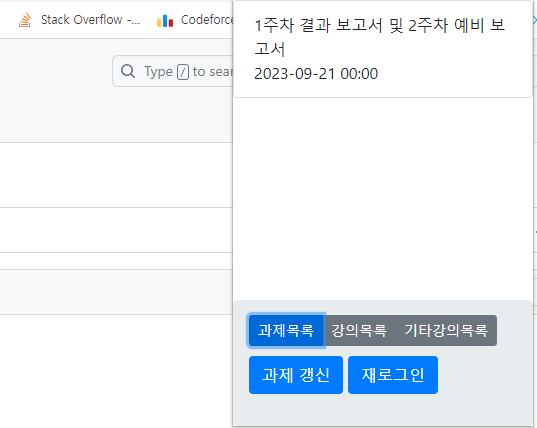
#> input picture preview/1.png, 537 x 428 px; its folder holds 3 pictures in this run
$ python resize_preview.py   (older library calls are emulated)
#> lines starting #> are read from the running program, lines starting #| are printed output that depends on the picture
from PIL import Image
import os

def resize_image(input_path, output_path, size):
#> called with input_path = 'preview/1.png', output_path = 'preview/resized/1.png', size = (640, 400)
    try:
        with Image.open(input_path) as img:
#> img is the input picture: PIL image 537x428 RGBA; mean R, G, B, A 236, 241.4, 247.1, 255
            img = img.resize(size, Image.ANTIALIAS)
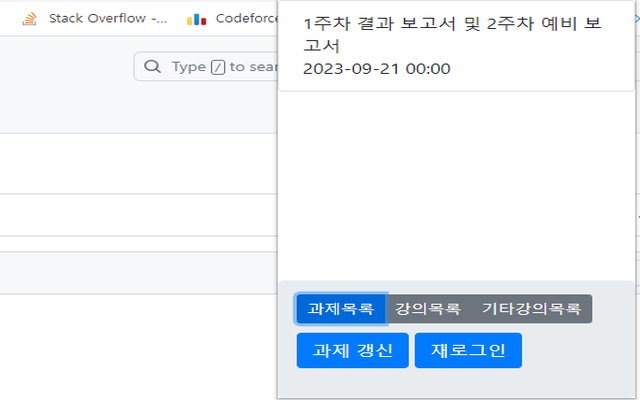
#> img: PIL image 640x400 RGBA; mean R, G, B, A 235.9, 241.2, 246.9, 255
            img.save(output_path, "PNG")
        print(f"Image resized successfully and saved to {output_path}")
    except Exception as e:
        print(f"Could not resize the image. Error: {e}")

if __name__ == "__main__":
    dir = "preview"
    output_size = (640, 400)

    for filename in os.listdir(dir):
        input_path = os.path.join(dir, filename)
        output_path = os.path.join(dir, "resized", filename)
        if not os.path.exists(os.path.join(dir, "resized")):
            os.makedirs(os.path.join(dir, "resized"))
        resize_image(input_path, output_path, output_size)
#> pass 2 of the loop `for filename in os.listdir(dir):`:
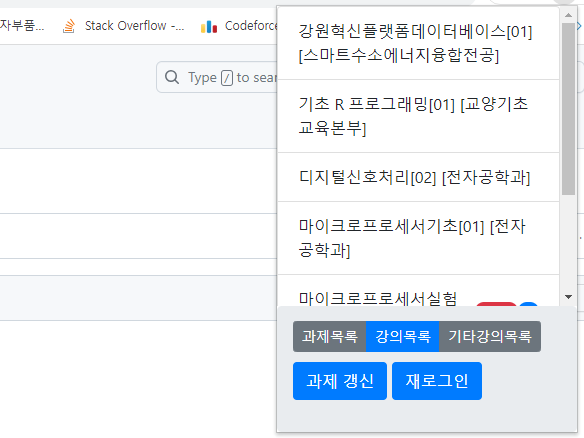
#> input picture preview/2.png, 584 x 438 px
#> in resize_image, img is the input picture: PIL image 584x438 RGBA; mean R, G, B, A 233.9, 238.8, 244.1, 255
#> in resize_image (call 2), `img = img.resize(size, Image.ANTIALIAS)`:
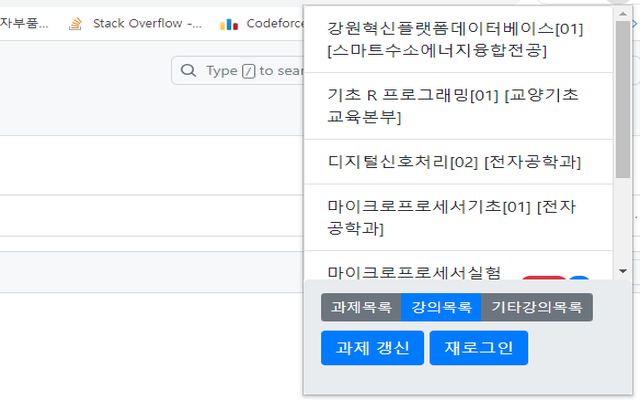
#> img: PIL image 640x400 RGBA; mean R, G, B, A 233.5, 238.3, 243.6, 255
#> pass 3 of the loop `for filename in os.listdir(dir):`:
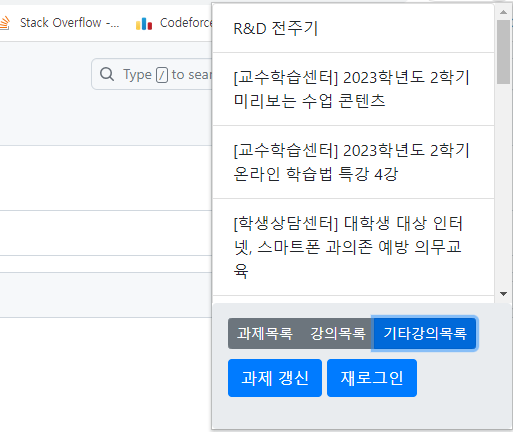
#> input picture preview/3.png, 513 x 432 px
#> in resize_image, img is the input picture: PIL image 513x432 RGBA; mean R, G, B, A 231.5, 237.5, 243.8, 255
#> in resize_image (call 3), `img = img.resize(size, Image.ANTIALIAS)`:
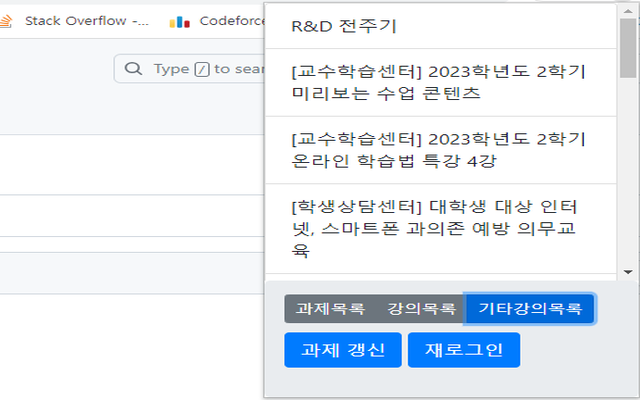
#> img: PIL image 640x400 RGBA; mean R, G, B, A 231.1, 237, 243.3, 255
